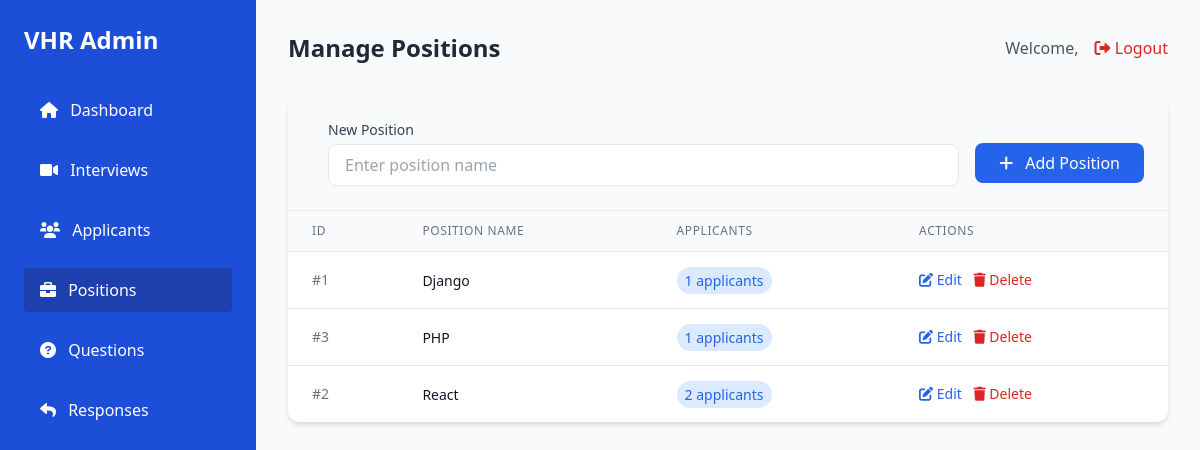
/positions/, run on an earlier commit of the app's database.
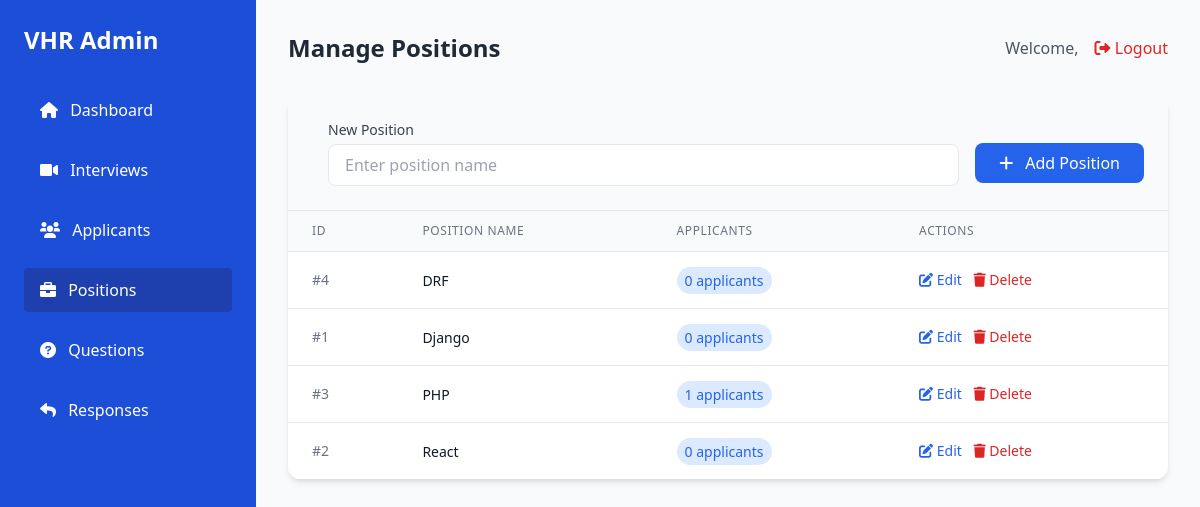
And on a later commit of the database.
### interviews/models.py (models this page shows, shortened)
class Position(models.Model):
    name = models.CharField(max_length=255, unique=True)

### interviews/views.py (the view)
# urls.py: path('positions/', manage_positions, name='manage_positions'),
def manage_positions(request):
    positions = Position.objects.all().order_by('name')
    return render(request, 'admin/manage_positions.html', {'positions': positions})

### interviews/templates/admin/manage_positions.html (shortened to what this page needs)
{% extends "admin/base_admin.html" %}
{% block page_title %}Manage Positions{% endblock %}
{% block admin_content %}
<div class="bg-white rounded-xl shadow-md overflow-hidden">
    <div class="p-6 bg-gray-50 border-b">
        <form method="POST" action="{% url 'add_position' %}" class="flex items-center space-x-4">
            <div class="flex-1">
                <label for="position_name" class="block text-sm font-medium text-gray-700 mb-1">New Position</label>
                <input type="text" id="position_name" name="name" placeholder="Enter position name" required
                       class="w-full px-4 py-2 border rounded-lg focus:ring-2 focus:ring-blue-500 focus:border-blue-500">
            </div>
            <button type="submit" class="mt-5 bg-blue-600 text-white px-6 py-2 rounded-lg hover:bg-blue-700 transition">
                <i class="fas fa-plus mr-2"></i> Add Position
            </button>
        </form>
    </div>
    <div class="overflow-x-auto">
        <table class="min-w-full divide-y divide-gray-200">
            <thead class="bg-gray-50">
                <tr>
                    <th class="px-6 py-3 text-left text-xs font-medium text-gray-500 uppercase tracking-wider">ID</th>
                    <th class="px-6 py-3 text-left text-xs font-medium text-gray-500 uppercase tracking-wider">Position Name</th>
                    <th class="px-6 py-3 text-left text-xs font-medium text-gray-500 uppercase tracking-wider">Applicants</th>
                    <th class="px-6 py-3 text-left text-xs font-medium text-gray-500 uppercase tracking-wider">Actions</th>
                </tr>
            </thead>
            <tbody class="bg-white divide-y divide-gray-200">
                {% for position in positions %}
                <tr class="hover:bg-gray-50 transition">
                    <td class="px-6 py-4 whitespace-nowrap text-sm text-gray-500">#{{ position.id }}</td>
                    <td class="px-6 py-4 whitespace-nowrap">
                        <span class="text-sm font-medium text-gray-900">{{ position.name }}</span>
                    </td>
                    <td class="px-6 py-4 whitespace-nowrap">
                        <span class="px-2 py-1 text-sm text-blue-600 bg-blue-100 rounded-full">
                            {{ position.applicants.count }} applicants
                        </span>
                    </td>
                    <td class="px-6 py-4 whitespace-nowrap text-sm font-medium space-x-2">
                        <button onclick="editPosition({{ position.id }})"
                                class="text-blue-600 hover:text-blue-900">
                            <i class="fas fa-edit"></i> Edit
                        </button>
                        <button onclick="deletePosition({{ position.id }})"
                                class="text-red-600 hover:text-red-900">
                            <i class="fas fa-trash"></i> Delete
                        </button>
                    </td>
                </tr>
                {% empty %}
                <tr>
                    <td colspan="4" class="px-6 py-4 text-center text-gray-500">
                        No positions available. Add your first position above.
                    </td>
                </tr>
                {% endfor %}
            </tbody>
        </table>
    </div>
</div>
{% endblock %}

What changed in the data, as far as the page shows it:
added Position: id "4", name "DRF", applicants.count "0"
computed for Position "Django": applicants.count "1" → "0"
computed for Position "React": applicants.count "2" → "0"
